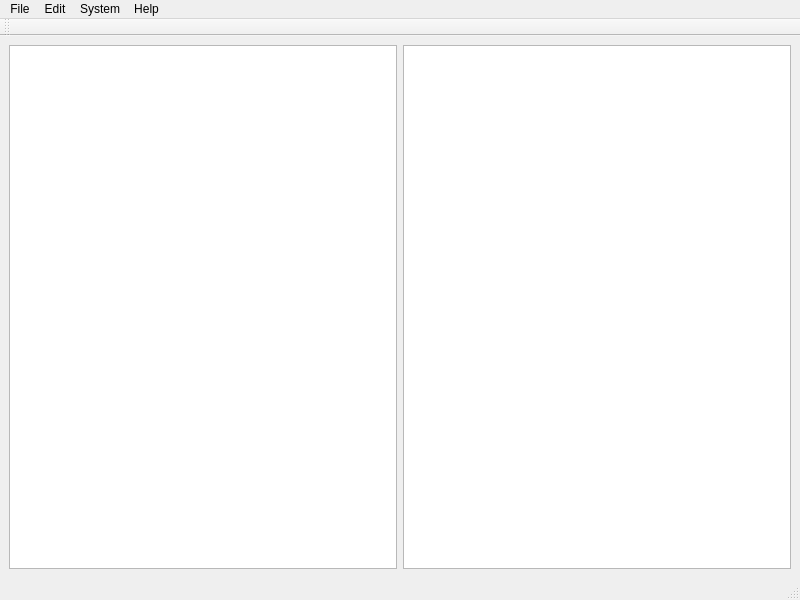
<?xml version="1.0" encoding="UTF-8"?>
<ui version="4.0">
 <class>MainWindow</class>
 <widget class="QMainWindow" name="MainWindow">
  <property name="geometry">
   <rect>
    <x>0</x>
    <y>0</y>
    <width>800</width>
    <height>600</height>
   </rect>
  </property>
  <property name="windowTitle">
   <string>MainWindow</string>
  </property>
  <widget class="QWidget" name="centralwidget">
   <layout class="QHBoxLayout" name="horizontalLayout_2">
    <item>
     <widget class="QTreeView" name="treeView"/>
    </item>
    <item>
     <widget class="QTextBrowser" name="textBrowser"/>
    </item>
   </layout>
  </widget>
  <widget class="QMenuBar" name="menubar">
   <property name="geometry">
    <rect>
     <x>0</x>
     <y>0</y>
     <width>800</width>
     <height>22</height>
    </rect>
   </property>
   <widget class="QMenu" name="menuFile">
    <property name="title">
     <string>File</string>
    </property>
    <addaction name="actionNew_project"/>
    <addaction name="actionOpen_Project"/>
    <addaction name="actionSave_project"/>
    <addaction name="separator"/>
    <addaction name="actionExit"/>
   </widget>
   <widget class="QMenu" name="menuEdit">
    <property name="title">
     <string>Edit</string>
    </property>
    <addaction name="actionAdd_sensor"/>
    <addaction name="actionRemove_sensor"/>
    <addaction name="actionModify_sensor"/>
   </widget>
   <widget class="QMenu" name="menuSystem">
    <property name="title">
     <string>System</string>
    </property>
    <addaction name="actionStart_sampling"/>
    <addaction name="actionStop_sampling"/>
    <addaction name="actionEdit_sampling"/>
    <addaction name="separator"/>
    <addaction name="actionRestart"/>
   </widget>
   <widget class="QMenu" name="menuHelp">
    <property name="title">
     <string>Help</string>
    </property>
   </widget>
   <addaction name="menuFile"/>
   <addaction name="menuEdit"/>
   <addaction name="menuSystem"/>
   <addaction name="menuHelp"/>
  </widget>
  <widget class="QStatusBar" name="statusbar"/>
  <widget class="QToolBar" name="toolBar">
   <property name="windowTitle">
    <string>toolBar</string>
   </property>
   <attribute name="toolBarArea">
    <enum>TopToolBarArea</enum>
   </attribute>
   <attribute name="toolBarBreak">
    <bool>false</bool>
   </attribute>
  </widget>
  <action name="actionNew_project">
   <property name="text">
    <string>New project</string>
   </property>
  </action>
  <action name="actionOpen_Project">
   <property name="text">
    <string>Open Project</string>
   </property>
  </action>
  <action name="actionSave_project">
   <property name="text">
    <string>Save project</string>
   </property>
  </action>
  <action name="actionExit">
   <property name="text">
    <string>Exit</string>
   </property>
  </action>
  <action name="actionAdd_sensor">
   <property name="text">
    <string>Add sensor</string>
   </property>
  </action>
  <action name="actionRemove_sensor">
   <property name="text">
    <string>Remove sensor</string>
   </property>
  </action>
  <action name="actionModify_sensor">
   <property name="text">
    <string>Modify sensor</string>
   </property>
  </action>
  <action name="actionStart_sampling">
   <property name="text">
    <string>Start sampling</string>
   </property>
  </action>
  <action name="actionStop_sampling">
   <property name="text">
    <string>Stop sampling</string>
   </property>
  </action>
  <action name="actionEdit_sampling">
   <property name="text">
    <string>Edit sampling</string>
   </property>
  </action>
  <action name="actionRestart">
   <property name="text">
    <string>Restart</string>
   </property>
  </action>
 </widget>
 <resources/>
 <connections/>
</ui>
